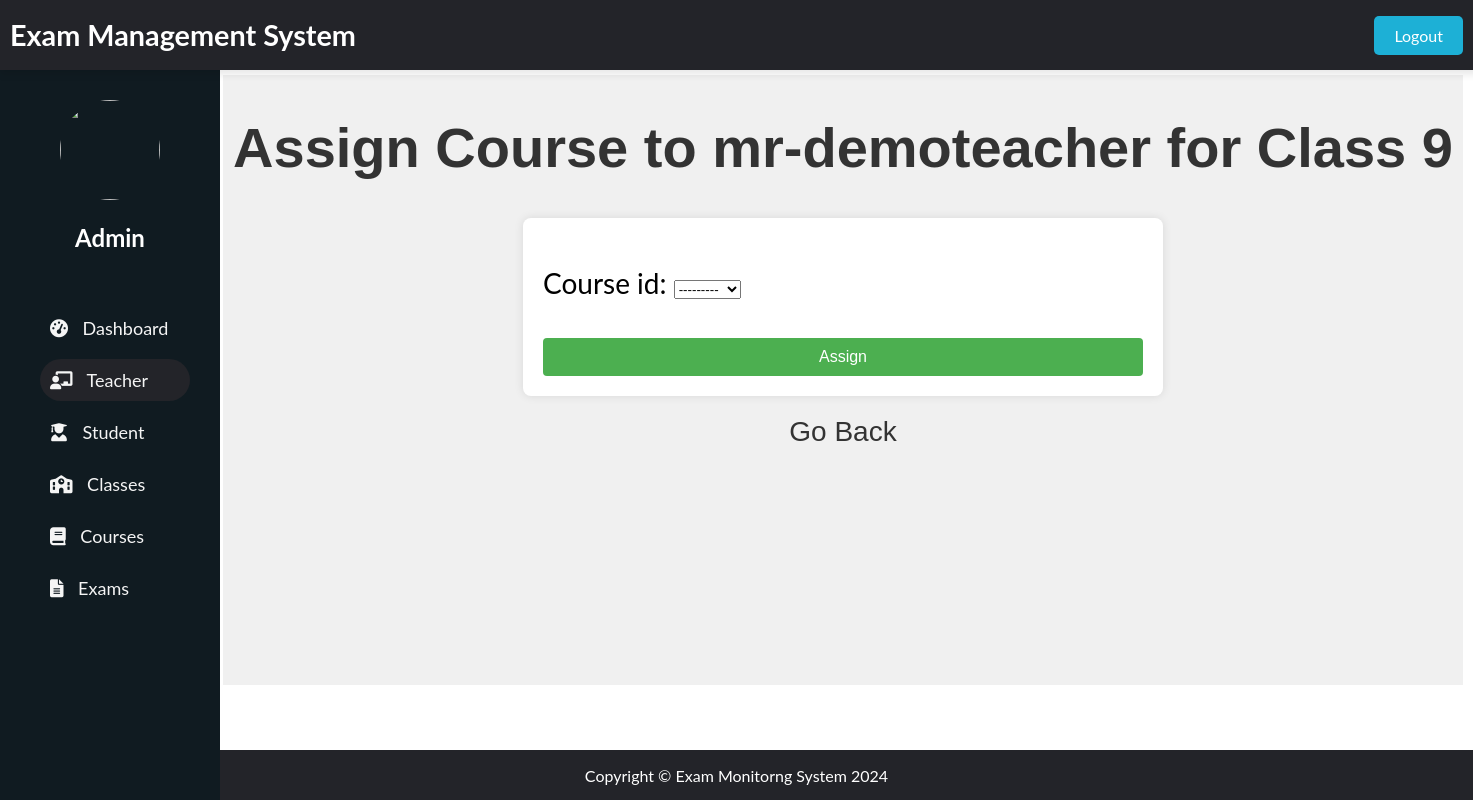
Screenshot of /adminpanel/teachers/assign_course/2/2/ with the database file from the repository.
### admin_panel/models.py (models this page shows, shortened)
class Teacher(models.Model):
    teacher_id = models.AutoField(primary_key=True)
    name = models.CharField(max_length=100)
    password = models.CharField(max_length=100, default="x")
    email = models.EmailField()
    phone = models.CharField(max_length=15)
    classes = models.ManyToManyField(Class, blank=True)

class Class(models.Model):
    class_id = models.AutoField(primary_key=True)
    name = models.CharField(max_length=100)
    courses = models.ManyToManyField(Course, blank=True)
    exams = models.ManyToManyField(Exam, blank=True)

class Course(models.Model):
    course_id = models.AutoField(primary_key=True)
    name = models.CharField(max_length=100)
    def __str__(self) -> str:
        return self.name

### admin_panel/views.py (the view)
# urls.py: path('teachers/assign_course/<int:teacher_id>/<int:class_id>/', views.assign_course, name='assign_course'),
def assign_course(request, teacher_id, class_id):
    teacher = get_object_or_404(Teacher, pk=teacher_id)
    class_instance = get_object_or_404(Class, pk=class_id)
    if request.method == 'POST':
        form = AssignCourseForm(request.POST, class_instance=class_instance)
        if form.is_valid():
            course = form.cleaned_data['course_id']
            ClassCourseTeacher.objects.create(
                teacher_id=teacher,
                class_id=class_instance,
                course_id=course
            )
            return redirect('class_course_teacher_list')
    else:
        form = AssignCourseForm(class_instance=class_instance)
    return render(request, 'teachers/assign_course.html', {
        'teacher': teacher,
        'class': class_instance,
        'form': form,
    })

### admin_panel/forms.py
class AssignCourseForm(forms.ModelForm):
    class Meta:
        model = ClassCourseTeacher
        fields = ['course_id']
    def __init__(self, *args, **kwargs):
        class_instance = kwargs.pop('class_instance', None)
        super(AssignCourseForm, self).__init__(*args, **kwargs)
        if class_instance:
            self.fields['course_id'].queryset = class_instance.courses.all()

### admin_panel/templates/teachers/assign_course.html (shortened to what this page needs)
{% extends "dashboard/index.html" %}
{% block header %}
    {% include "dashboard/header.html" %}
{% endblock header %}
{% block sidenav %}
    {% include "teachers/sidenav.html" %}
{% endblock sidenav %}
{% block main %}
    <h1 class="main-heading">Assign Course to {{ teacher.name }} for Class {{ class.name }}</h1>
    <div class="form-container">
        <form method="post">
            {{ form.as_p }}
            <button type="submit">Assign</button>
        </form>
    </div>
    <a href="{% url 'select_teacher' %}" class="go-back-link">Go Back</a>
{% endblock main %}
{% block footer %}
    {% include "dashboard/footer.html" %}
{% endblock footer %}

### admin_panel/static/css/index.css (style rules this page uses)
body { font-family: "Lato", sans-serif; }

### admin_panel/templates/teachers/assign_course.html (style rules this page uses)
.main-heading { font-family: Arial, sans-serif; color: #333; text-align: center; margin-top: 20px; }
.form-container { max-width: 600px; margin: 0 auto; padding: 20px; background-color: #fff; box-shadow: 0 0 10px rgba(0, 0, 0, 0.1); border-radius: 8px; }
.form-container form { width: 100%; }
.form-container button { width: 100%; padding: 10px; background-color: #4CAF50; color: white; border: none; border-radius: 4px; font-family: Arial, sans-serif; font-size: 16px; cursor: pointer; transition: background-color 0.3s ease; margin-top: 10px; }
.go-back-link { display: block; text-align: center; margin-top: 20px; font-family: Arial, sans-serif; color: #333; text-decoration: none; }

### rows the page displays
Teacher: name "mr-demoteacher"
Class: name "9"
Course: course_id "---------"
